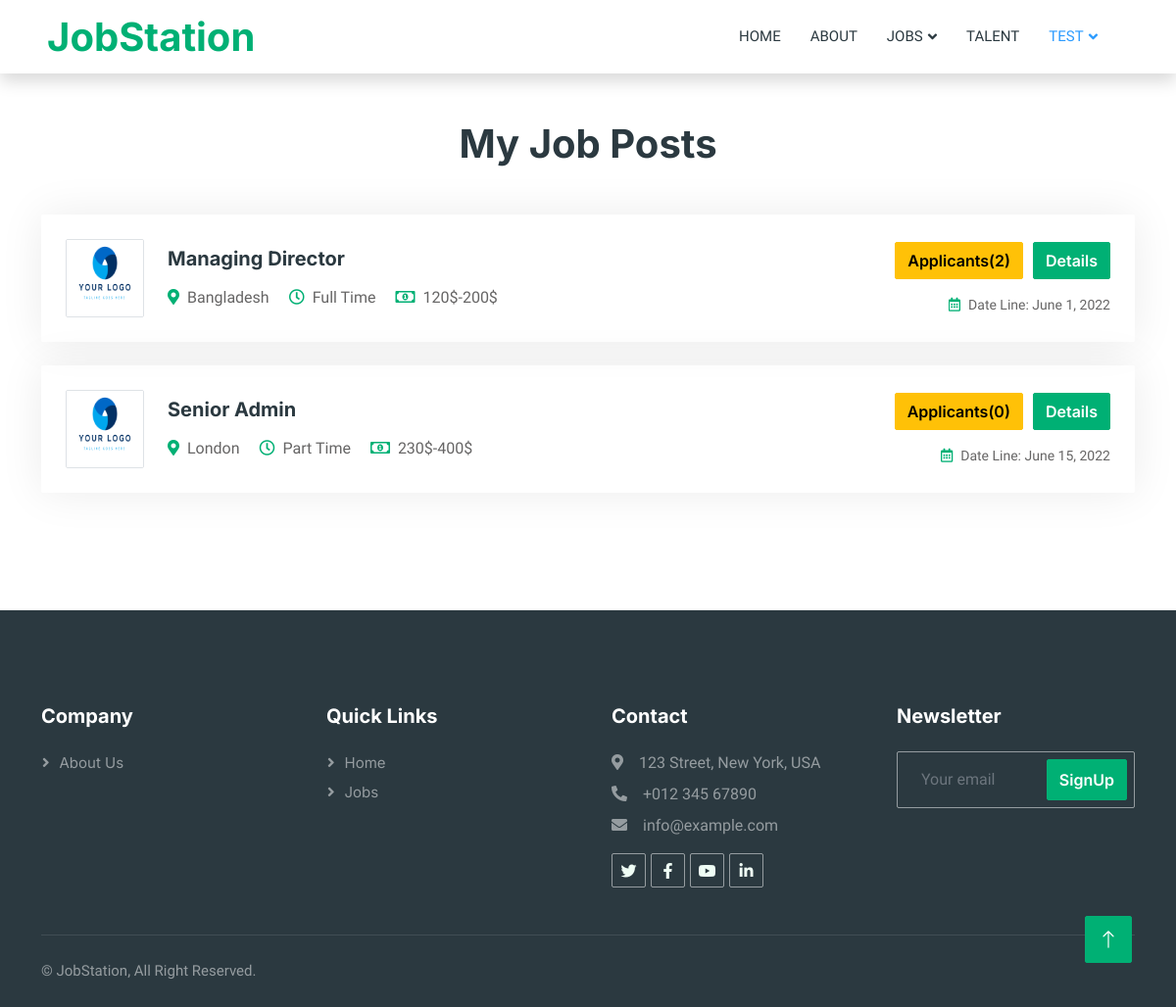
The app's page /jobs/my_post (signed in) with its own data.
### main/models.py (models this page shows)
class User(AbstractUser):
    type = (
        ("", ""),
        ("Admin", "Admin"),
        ("Job Seeker", "Job Seeker"),
        ("Job Provider", "Job Provider"),
    )
    user_type = models.CharField(max_length=20, choices=type, default="")

### job_posts/models.py (models this page shows, shortened)
class Jobs(models.Model):
    class Meta:
        verbose_name_plural = 'Jobs'
    user = models.ForeignKey(User, on_delete=models.CASCADE)
    user_profile = models.ForeignKey(job_provider_profile, on_delete=models.CASCADE)
    Job_title = models.CharField(max_length=255, null=True, blank=True)
    location = models.CharField(max_length=255, null=True, blank=True)
    nature = (
        ("Part Time", "Part Time"),
        ("Full Time", "Full Time"),
    )
    job_nature = models.CharField(max_length=20, choices=nature, default="Part Time")
    Salary = models.CharField(max_length=255, null=True, blank=True)
    vacancy = models.CharField(max_length=255, null=True, blank=True)
    Description = RichTextField(blank=True, null=True)
    Keywords = models.TextField(blank=True, null=True, default="")
    published_on = models.DateField(default=datetime.now(), blank=True)
    Date_Line = models.DateField(default=datetime.now(), blank=True)
    def applies_quantity(self):
        return Job_Apply.objects.filter(Job=self).count()

### account/models.py (models this page shows, shortened)
class job_provider_profile(models.Model):
    class Meta:
        verbose_name_plural = 'Job Provider Profile'
    user = models.ForeignKey(User, on_delete=models.CASCADE)
    company_name = models.CharField(max_length=255, null=True, blank=True)
    company_logo = models.FileField(upload_to='job_provider/company_logo/', null=True, blank=True)
    company_website = models.CharField(max_length=255, null=True, blank=True)
    company_email = models.CharField(max_length=255, null=True, blank=True)
    About_company = models.TextField(null=True, blank=True)

### job_posts/views.py (the view)
# urls.py: path('/my_post', views.my_post, name="my_post"),
def my_post(request):
    if request.user.is_authenticated:
        filter_my_post = Jobs.objects.filter(user=request.user)
        context = {'filter_my_post':filter_my_post}
        return render(request, "my_post.html", context)
    else:
        return redirect('my_account')

### templates/my_post.html (shortened to what this page needs)
{% extends 'base.html' %}
{% load static %}
{% block body %}
        <div class="container-xxl py-5">
            <div class="container">
                <h1 class="text-center mb-5 wow fadeInUp" data-wow-delay="0.1s">My Job Posts</h1>
                <div class="tab-class text-center wow fadeInUp" data-wow-delay="0.3s">
                    <div id="tab-1" class="tab-pane fade show p-0 active">
                        {% if filter_my_post %}
                            {% for post in filter_my_post %}
                            <div class="job-item p-4 mb-4">
                                <div class="row g-4">
                                    <div class="col-sm-12 col-md-8 d-flex align-items-center">
                                        <img class="flex-shrink-0 img-fluid border rounded" src="{% if post.user_profile.company_logo %}{{post.user_profile.company_logo.url}}{% else %}{% static 'img/user_img.png' %}{% endif %}" alt="" style="width: 80px; height: 80px;">
                                        <div class="text-start ps-4">
                                            <h5 class="mb-3">{{post.Job_title}}</h5>
                                            <span class="text-truncate me-3"><i class="fa fa-map-marker-alt text-primary me-2"></i>{{post.location}}</span>
                                            <span class="text-truncate me-3"><i class="far fa-clock text-primary me-2"></i>{{post.job_nature}}</span>
                                            <span class="text-truncate me-0"><i class="far fa-money-bill-alt text-primary me-2"></i>{{post.Salary}}</span>
                                        </div>
                                    </div>
                                    <div class="col-sm-12 col-md-4 d-flex flex-column align-items-start align-items-md-end justify-content-center">
                                        <div class="d-flex mb-3">
                                            <a class="btn btn-warning" style="margin-right:10px;" href="{% url 'applicants' post.id %}">Applicants({{post.applies_quantity}})</a> <a class="btn btn-primary" href="{% url 'job_post_details' post.id %}">Details</a>
                                        </div>
                                        <small class="text-truncate"><i class="far fa-calendar-alt text-primary me-2"></i>Date Line: {{post.Date_Line}}</small>
                                    </div>
                                </div>
                            </div>
                            {% endfor %}
                        {% else %}
                        <h2>You Have No Post !</h2>
                        {% endif %}
                        </div>
                </div>
            </div>
        </div>
{% endblock %}

### templates/base.html (shortened to what this page needs)
{% load static %}
<!DOCTYPE html>
<html lang="en">
<head>
    <link href="https://cdnjs.cloudflare.com/ajax/libs/font-awesome/5.10.0/css/all.min.css" rel="stylesheet">
    <link href="https://cdn.jsdelivr.net/npm/bootstrap-icons@1.4.1/font/bootstrap-icons.css" rel="stylesheet">
    <link href="{% static '' %}lib/animate/animate.min.css" rel="stylesheet">
    <link href="{% static '' %}lib/owlcarousel/assets/owl.carousel.min.css" rel="stylesheet">
    <link href="{% static 'css/bootstrap.min.css' %}" rel="stylesheet">
    <link href="{% static 'css/style.css' %}" rel="stylesheet">
</head>
<body>
    <div class="container-xxl bg-white p-0">
        <nav class="navbar navbar-expand-lg bg-white navbar-light shadow sticky-top p-0">
            <a href="{% url 'index' %}" class="navbar-brand d-flex align-items-center text-center py-0 px-4 px-lg-5">
                <h1 class="m-0 text-primary">JobStation</h1>
            </a>
            <div class="collapse navbar-collapse" id="navbarCollapse">
                <div class="navbar-nav ms-auto p-4 p-lg-0" style="margin-right:50px;">
                    <a href="{% url 'index' %}" class="nav-item nav-link {% block home_active %}{% endblock %}">Home</a>
                    <a href="{% url 'about' %}" class="nav-item nav-link {% block about_active %}{% endblock %}">About</a>
                    <div class="nav-item dropdown">
                        <a href="#" class="nav-link dropdown-toggle" data-bs-toggle="dropdown">Jobs</a>
                    </div>
                    <a href="{% url 'talent' %}" class="nav-item nav-link {% block talent_active %}{% endblock %}">Talent</a>
                    {% if request.user.is_authenticated %}
                    <div class="nav-item dropdown">
                        <a href="#" class="nav-link dropdown-toggle" data-bs-toggle="dropdown" style="color:#2B9BFF;">{% if request.user.first_name %}{{request.user.first_name}}{% else %}{{request.user.email}}{% endif %}</a>
                    </div>
                    {% else %}
                    <a href="{% url 'my_account' %}" class="nav-item nav-link {% block account_active %}{% endblock %}">login/signup</a>
                    {% endif %}
                </div>
            </div>
        </nav>
        {% block body %}{% endblock %}
        <div class="container-fluid bg-dark text-white-50 footer pt-5 mt-5 wow fadeIn" data-wow-delay="0.1s">
            <div class="container py-5">
                <div class="row g-5">
                    <div class="col-lg-3 col-md-6">
                        <h5 class="text-white mb-4">Company</h5>
                        <a class="btn btn-link text-white-50" href="{% url 'about' %}">About Us</a>
                    </div>
                    <div class="col-lg-3 col-md-6">
                        <h5 class="text-white mb-4">Quick Links</h5>
                        <a class="btn btn-link text-white-50" href="{% url 'index' %}">Home</a>
                        <a class="btn btn-link text-white-50" href="{% url 'jobs' %}">Jobs</a>
                    </div>
                    <div class="col-lg-3 col-md-6">
                        <h5 class="text-white mb-4">Contact</h5>
                        <p class="mb-2"><i class="fa fa-map-marker-alt me-3"></i>123 Street, New York, USA</p>
                        <p class="mb-2"><i class="fa fa-phone-alt me-3"></i>+012 345 67890</p>
                        <p class="mb-2"><i class="fa fa-envelope me-3"></i>info@example.com</p>
                        <div class="d-flex pt-2">
                            <a class="btn btn-outline-light btn-social" href=""><i class="fab fa-twitter"></i></a>
                            <a class="btn btn-outline-light btn-social" href=""><i class="fab fa-facebook-f"></i></a>
                            <a class="btn btn-outline-light btn-social" href=""><i class="fab fa-youtube"></i></a>
                            <a class="btn btn-outline-light btn-social" href=""><i class="fab fa-linkedin-in"></i></a>
                        </div>
                    </div>
                    <div class="col-lg-3 col-md-6">
                        <h5 class="text-white mb-4">Newsletter</h5>
                        <form method="POST" action="{% url 'newsletter' %}">{% csrf_token %}
                            <div class="position-relative mx-auto" style="max-width: 400px;">
                                <input class="form-control bg-transparent w-100 py-3 ps-4 pe-5" type="email" name="newsletter_email" placeholder="Your email">
                                <button type="submit" class="btn btn-primary py-2 position-absolute top-0 end-0 mt-2 me-2">SignUp</button>
                            </div>
                        </form>
                    </div>
                </div>
            </div>
            <div class="container">
                <div class="copyright">
                    <div class="row">
                        <div class="col-md-6 text-center text-md-start mb-3 mb-md-0">
                            &copy; JobStation, All Right Reserved.
                        </div>
                    </div>
                </div>
            </div>
        </div>
        <a href="#" class="btn btn-lg btn-primary btn-lg-square back-to-top"><i class="bi bi-arrow-up"></i></a>
    </div>
</body>
</html>

### static/css/style.css (style rules this page uses)
:root { --primary: #00B074; --secondary: #2B9BFF; --light: #EFFDF5; --dark: #2B3940; }
.back-to-top { position: fixed; display: none; right: 45px; bottom: 45px; z-index: 99; }
.btn { font-family: 'Inter', sans-serif; font-weight: 600; transition: .5s; }
.btn.btn-primary, .btn.btn-secondary { color: #FFFFFF; }
.btn-lg-square { width: 48px; height: 48px; }
.btn-square, .btn-sm-square, .btn-lg-square { padding: 0; display: flex; align-items: center; justify-content: center; font-weight: normal; border-radius: 2px; }
.navbar .dropdown-toggle::after { border: none; content: "\f107"; font-family: "Font Awesome 5 Free"; font-weight: 900; vertical-align: middle; margin-left: 5px; transition: .5s; }
.navbar-dark .navbar-nav .nav-link, .navbar-light .navbar-nav .nav-link { margin-right: 30px; padding: 25px 0; color: #FFFFFF; font-size: 15px; text-transform: uppercase; outline: none; }
.navbar-light .navbar-brand, .navbar-light a.btn { height: 75px; }
.navbar-light .navbar-nav .nav-link { color: var(--dark); font-weight: 500; }
.navbar-light.sticky-top { top: -100px; transition: .5s; }
.job-item { border: 1px solid transparent; border-radius: 2px; box-shadow: 0 0 45px rgba(0, 0, 0, .08); transition: .5s; }
.footer .btn.btn-social { margin-right: 5px; width: 35px; height: 35px; display: flex; align-items: center; justify-content: center; color: var(--light); border: 1px solid rgba(255,255,255,0.5); border-radius: 2px; transition: .3s; }
.footer .btn.btn-link { display: block; margin-bottom: 5px; padding: 0; text-align: left; font-size: 15px; font-weight: normal; text-transform: capitalize; transition: .3s; }
.footer .btn.btn-link::before { position: relative; content: "\f105"; font-family: "Font Awesome 5 Free"; font-weight: 900; margin-right: 10px; }
.footer .form-control { border-color: rgba(255,255,255,0.5); }
.footer .copyright { padding: 25px 0; font-size: 15px; border-top: 1px solid rgba(256, 256, 256, .1); }

### records on screen
User: user.first_name "TEST"
Jobs: user_profile.company_logo (picture), Job_title "Managing Director", location "Bangladesh", job_nature "Full Time", Salary "120$-200$", applies_quantity "2", Date_Line "June 1, 2022"
Jobs: user_profile.company_logo (picture), Job_title "Senior Admin", location "London", job_nature "Part Time", Salary "230$-400$", applies_quantity "0", Date_Line "June 15, 2022"
